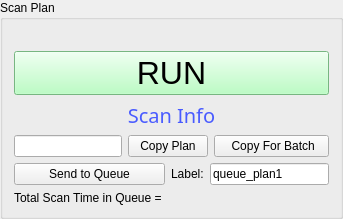
            <widget class="QGroupBox" name="groupBox_10">
             <property name="title">
              <string>Scan Plan</string>
             </property>
             <layout class="QGridLayout" name="gridLayout_111">
              <item row="7" column="0">
               <layout class="QGridLayout" name="gridLayout_56">
                <item row="0" column="1">
                 <widget class="QLabel" name="label_52">
                  <property name="sizePolicy">
                   <sizepolicy hsizetype="Fixed" vsizetype="Fixed">
                    <horstretch>0</horstretch>
                    <verstretch>0</verstretch>
                   </sizepolicy>
                  </property>
                  <property name="text">
                   <string>Label:</string>
                  </property>
                 </widget>
                </item>
                <item row="0" column="2">
                 <widget class="QLineEdit" name="le_qplan_name">
                  <property name="sizePolicy">
                   <sizepolicy hsizetype="Preferred" vsizetype="Fixed">
                    <horstretch>0</horstretch>
                    <verstretch>0</verstretch>
                   </sizepolicy>
                  </property>
                  <property name="text">
                   <string>queue_plan1</string>
                  </property>
                 </widget>
                </item>
                <item row="0" column="0">
                 <widget class="QPushButton" name="pb_flyplan_to_qserver">
                  <property name="enabled">
                   <bool>true</bool>
                  </property>
                  <property name="sizePolicy">
                   <sizepolicy hsizetype="Preferred" vsizetype="Preferred">
                    <horstretch>0</horstretch>
                    <verstretch>0</verstretch>
                   </sizepolicy>
                  </property>
                  <property name="text">
                   <string>    Send to Queue    </string>
                  </property>
                 </widget>
                </item>
                <item row="1" column="0">
                 <widget class="QLabel" name="label_time_in_qserver">
                  <property name="text">
                   <string>Total Scan Time in Queue = </string>
                  </property>
                 </widget>
                </item>
               </layout>
              </item>
              <item row="0" column="0">
               <widget class="QLabel" name="label_53">
                <property name="sizePolicy">
                 <sizepolicy hsizetype="Preferred" vsizetype="Fixed">
                  <horstretch>0</horstretch>
                  <verstretch>0</verstretch>
                 </sizepolicy>
                </property>
                <property name="text">
                 <string/>
                </property>
               </widget>
              </item>
              <item row="3" column="0">
               <widget class="QLabel" name="label_scan_info_calc">
                <property name="sizePolicy">
                 <sizepolicy hsizetype="Preferred" vsizetype="Preferred">
                  <horstretch>0</horstretch>
                  <verstretch>0</verstretch>
                 </sizepolicy>
                </property>
                <property name="font">
                 <font>
                  <family>Modern No. 20</family>
                  <pointsize>15</pointsize>
                  <weight>50</weight>
                  <italic>false</italic>
                  <bold>false</bold>
                 </font>
                </property>
                <property name="styleSheet">
                 <string notr="true">color: rgb(73, 91, 255);
font: 15pt &quot;Modern No. 20&quot;;


</string>
                </property>
                <property name="text">
                 <string>Scan Info</string>
                </property>
                <property name="alignment">
                 <set>Qt::AlignCenter</set>
                </property>
               </widget>
              </item>
              <item row="2" column="0">
               <layout class="QHBoxLayout" name="horizontalLayout_5">
                <property name="spacing">
                 <number>20</number>
                </property>
                <item>
                 <widget class="QPushButton" name="start">
                  <property name="sizePolicy">
                   <sizepolicy hsizetype="Preferred" vsizetype="Preferred">
                    <horstretch>0</horstretch>
                    <verstretch>0</verstretch>
                   </sizepolicy>
                  </property>
                  <property name="font">
                   <font>
                    <family>MS Shell Dlg 2</family>
                    <pointsize>24</pointsize>
                    <weight>50</weight>
                    <italic>false</italic>
                    <bold>false</bold>
                   </font>
                  </property>
                  <property name="toolTip">
                   <string>excetute the scan plan</string>
                  </property>
                  <property name="autoFillBackground">
                   <bool>false</bool>
                  </property>
                  <property name="styleSheet">
                   <string notr="true">QPushButton {
	background-color: rgb(167, 255, 180);
	
	font: 24pt &quot;MS Shell Dlg 2&quot;;
	}

QPushButton:hover{ 
	background-color: rgb(255, 255, 0); 
	}

QPushButton:pressed{ 
	background-color: rgb(0, 255, 0); 
	}



</string>
                  </property>
                  <property name="text">
                   <string>RUN</string>
                  </property>
                 </widget>
                </item>
               </layout>
              </item>
              <item row="6" column="0">
               <layout class="QGridLayout" name="gridLayout_57">
                <item row="0" column="2">
                 <widget class="QPushButton" name="pb_batchscan_copy">
                  <property name="sizePolicy">
                   <sizepolicy hsizetype="Fixed" vsizetype="Fixed">
                    <horstretch>0</horstretch>
                    <verstretch>0</verstretch>
                   </sizepolicy>
                  </property>
                  <property name="toolTip">
                   <string>yield from will be added to the front</string>
                  </property>
                  <property name="text">
                   <string>    Copy For Batch   </string>
                  </property>
                 </widget>
                </item>
                <item row="0" column="1">
                 <widget class="QPushButton" name="pb_scan_copy">
                  <property name="sizePolicy">
                   <sizepolicy hsizetype="Fixed" vsizetype="Fixed">
                    <horstretch>0</horstretch>
                    <verstretch>0</verstretch>
                   </sizepolicy>
                  </property>
                  <property name="toolTip">
                   <string>paste the scan to a terminal for scan</string>
                  </property>
                  <property name="text">
                   <string>Copy Plan</string>
                  </property>
                 </widget>
                </item>
                <item row="0" column="0">
                 <widget class="QLineEdit" name="text_scan_plan">
                  <property name="sizePolicy">
                   <sizepolicy hsizetype="Preferred" vsizetype="Fixed">
                    <horstretch>0</horstretch>
                    <verstretch>0</verstretch>
                   </sizepolicy>
                  </property>
                 </widget>
                </item>
               </layout>
              </item>
             </layout>
            </widget>
